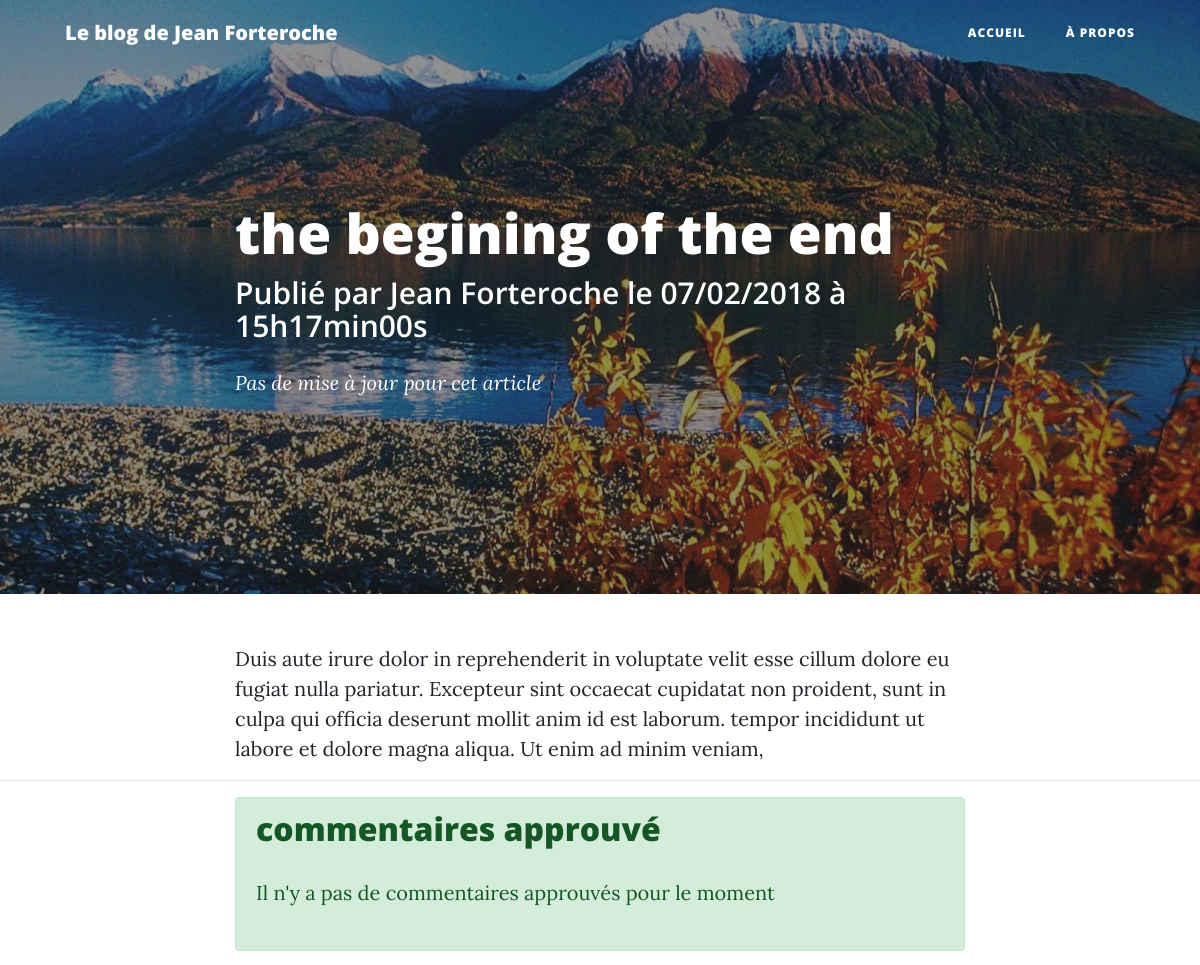
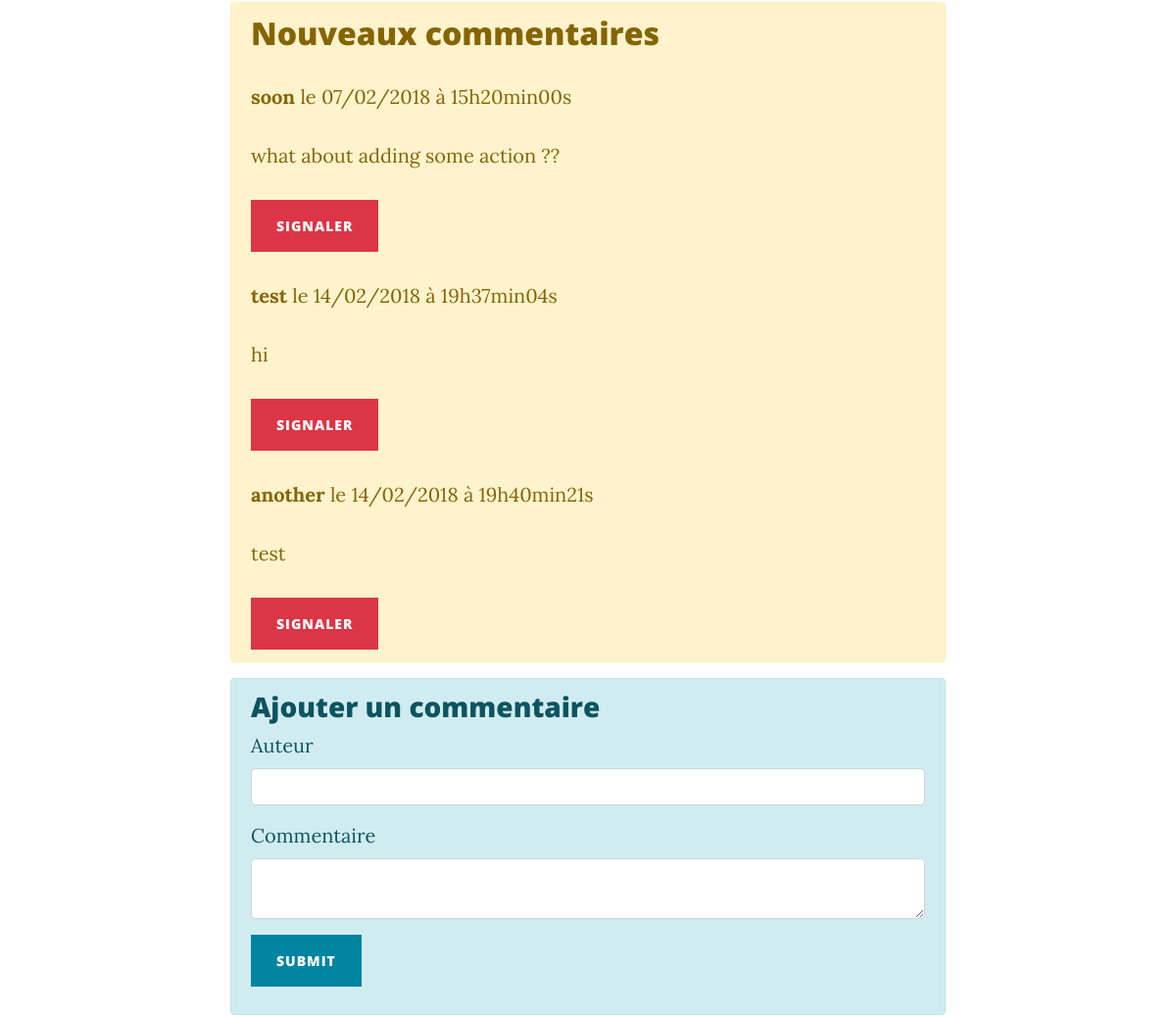
The page /index.php?action=listPosts&id=4 (upper part) on the database as committed earlier (2 pictures, top to bottom).
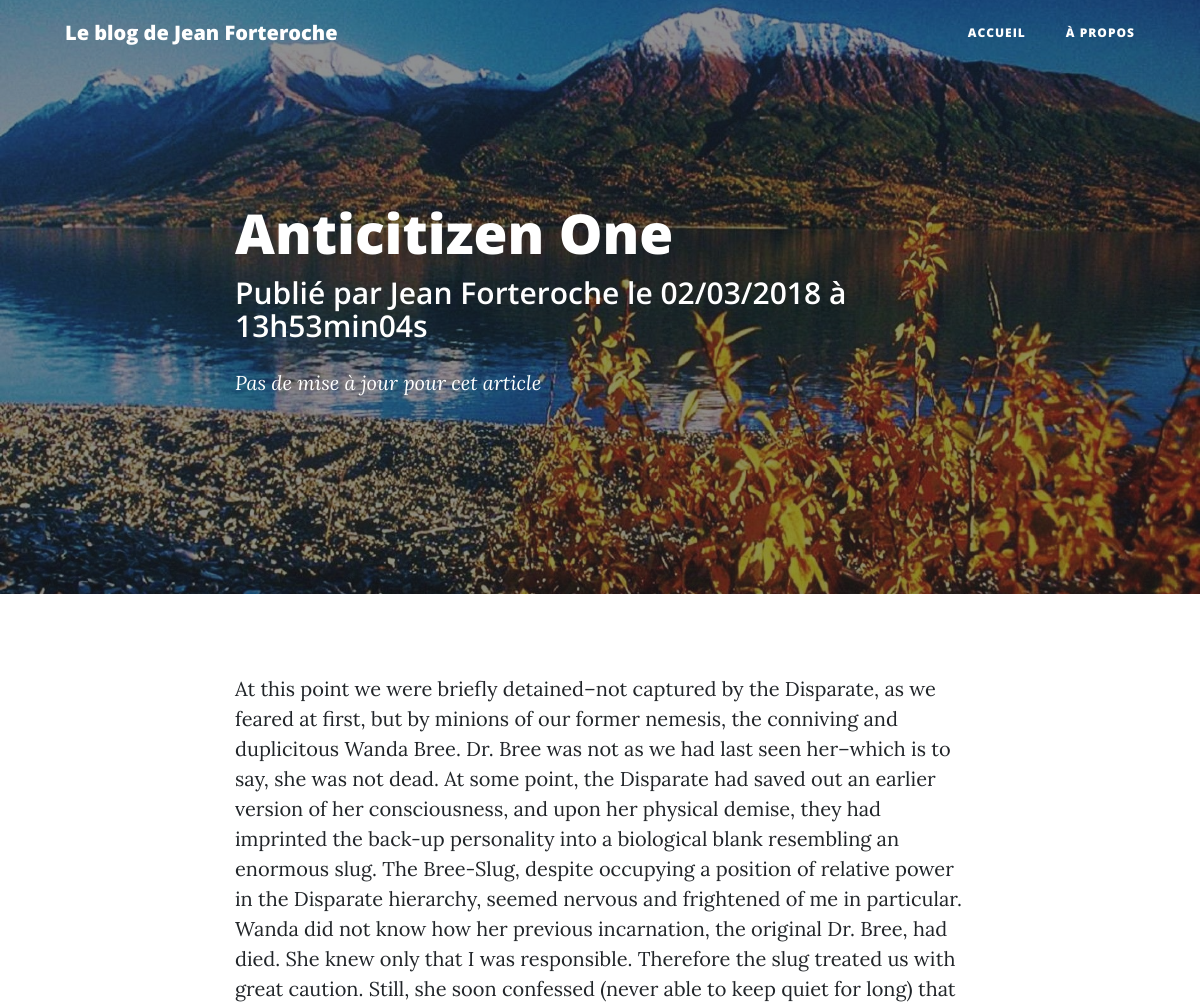
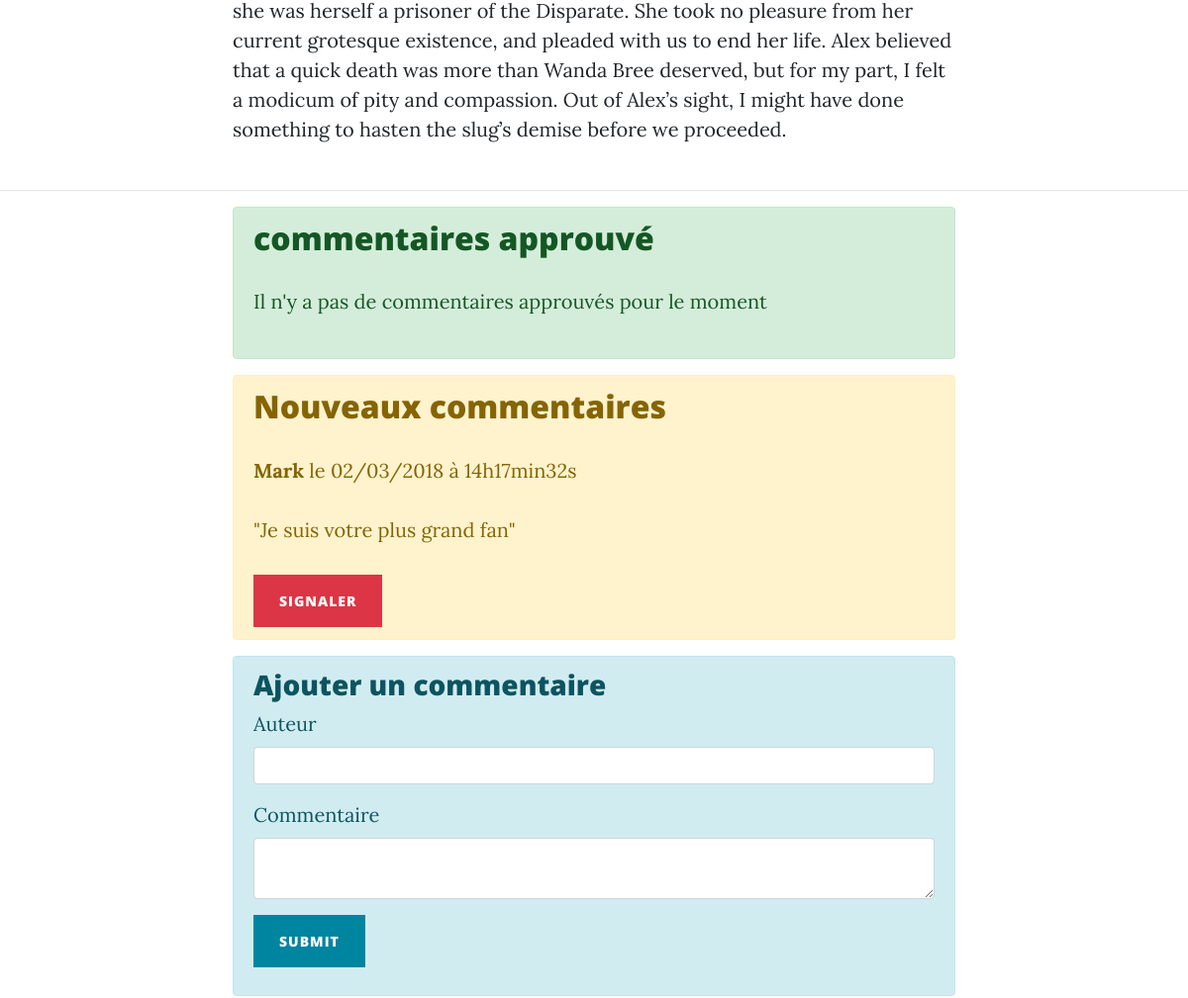
The same page on the database as committed later (2 pictures, top to bottom).
### tables this page shows
CREATE TABLE IF NOT EXISTS `chapters` (
  `id` int(11) NOT NULL AUTO_INCREMENT,
  `title` varchar(255) NOT NULL,
  `content` text NOT NULL,
  `creation_date` datetime NOT NULL,
  `edit_date` datetime DEFAULT NULL,
  PRIMARY KEY (`id`)
);

CREATE TABLE IF NOT EXISTS `comments` (
  `id` int(11) NOT NULL AUTO_INCREMENT,
  `chapter_id` int(11) NOT NULL,
  `author` varchar(255) NOT NULL,
  `comment` text NOT NULL,
  `comment_date` datetime NOT NULL,
  `report_nb` int(11) NOT NULL,
  PRIMARY KEY (`id`)
);

### model/dbManager.php (called while the page is built)
<?php
class Manager {
	protected function dbConnect()
	{
		try
		{
			$db = new PDO('mysql:host=localhost;dbname=project_8;charset=utf8', 'root', '', array(PDO::ATTR_ERRMODE => PDO::ERRMODE_EXCEPTION));
			return $db;
		}
		catch(Exception $e)
		{
		    die('Erreur : '.$e->getMessage());
		}
	}
}

### model/frontend/model.php (called while the page is built, shortened)
<?php
require_once(__DIR__ . "/../dbManager.php");
class Model extends Manager {
	private $_db;
    public function __construct()
    {
      $this->_db = $this->dbConnect();
    }
	 public function getChapter($chapterId)
	{
		$req = $this->_db->prepare('SELECT id, title, content, DATE_FORMAT(creation_date, \'%d/%m/%Y à %Hh%imin%ss\') AS creation_date_fr, DATE_FORMAT(edit_date, \'%d/%m/%Y à %Hh%imin%ss\') AS edit_date_fr FROM chapters WHERE id = ?');
		$req->execute(array($chapterId));
		return $req;
	}
	 public function getComments($chapterId)
	{
		$comments = $this->_db->prepare('SELECT id, author, comment, DATE_FORMAT(comment_date, \'%d/%m/%Y à %Hh%imin%ss\') AS comment_date_fr FROM comments WHERE chapter_id = ? ORDER BY comment_date');
		$comments->execute(array($chapterId));
		return $comments;
	}
	public function getApprovedComments($chapterId)
	{
		$approvedComments = $this->_db->prepare('SELECT author, comment, DATE_FORMAT(comment_date, \'%d/%m/%Y à %Hh%imin%ss\') AS comment_date_fr FROM approved WHERE chapter_id = ? ORDER BY comment_date');
		$approvedComments->execute(array($chapterId));
		return $approvedComments;
	}
}

### view/frontend/commentsView.php (the view, shortened to what this page needs)
    <header class="masthead" style="background-image: url('public/img/post-bg.jpg')">
      <div class="overlay"></div>
      <div class="container">
        <div class="row">
          <div class="col-lg-8 col-md-10 mx-auto">
            <div class="post-heading">
              <h1><?= $chapter['title']; ?></h1>
              <h2 class="subheading">Publié par Jean Forteroche le <?= $chapter['creation_date_fr']; ?></h2>
              <?php if ($chapter['edit_date_fr'] == NULL)
              {?>
                <span class="meta">Pas de mise à jour pour cet article</span>
              <?php
              }
              else{
              ?>
                <span class="meta">Mis à jour le <?=$chapter['edit_date_fr']; ?></span>
              <?php
              }
              ?>
            </div>
          </div>
        </div>
      </div>
    </header>
    <article>
      <div class="container">
        <div class="row">
          <div class="col-lg-8 col-md-10 mx-auto">
          <?=$chapter['content'];?>
          </div>
        </div>
      </div>
    </article>
    <hr>
    <section>
      <div class="container">
        <div class="row">
          <div class="col-lg-8 col-md-10 mx-auto">
            <div class="alert alert-success">
              <h2>commentaires approuvé</h2>
                <?php
                if ($approvedComments->rowCount() == 0) {
                ?>
                  <p>Il n'y a pas de commentaires approuvés pour le moment</p>
                <?php
                }
                ?>
            </div>
            <div class="alert alert-warning">
              <h2>Nouveaux commentaires</h2>
                <?php
                if ($comments->rowCount() == 0) {
                ?>
                  <p>Il n'y a pas de nouveaux commentaires pour le moment<p>
                <?php
                }
                else{
                  while ($comment = $comments->fetch(PDO::FETCH_ASSOC))
                  {
                  ?>
                  <p><strong><?= htmlspecialchars($comment['author']); ?></strong> le <?= $comment['comment_date_fr']; ?></p>
                  <p><?=htmlspecialchars($comment['comment']); ?></p>
                  <form action="index.php?action=report&amp;id=<?= $comment['id'] ?>&amp;chapter_id=<?= $chapter['id'] ?>" method="post">
                      <button class="btn btn-danger" name="report">signaler</button>
                  </form>
                <?php
                  }
                }
                ?>
            </div>
            <div class=" alert alert-info">
              <h3>Ajouter un commentaire</h3>
                <form action="index.php?action=addComment&amp;id=<?= $chapter['id'] ?>" method="post">
                    <div class="form-group">
                        <label for="author">Auteur</label><br />
                        <input type="text" class="form-control" id="author" name="author" required />
                    </div>
                    <div class="form-group">
                        <label for="comment">Commentaire</label><br />
                        <textarea class="form-control" id="comment" name="comment" required></textarea>
                    </div>
                    <div class="form-group">
                        <input class="btn btn-primary" type="submit" />
                    </div>
                </form>
            </div>
          </div>
        </div>
      </div>
    </section>
<?php require('template.php'); ?>

Rows that differ between the two databases and show on the page:
no longer on this page (row edited): comments: author "soon", comment_date_fr "07/02/2018 à 15h20min00s", comment "what about adding some action ??"
removed comments: author "test", comment_date_fr "14/02/2018 à 19h37min04s", comment "hi"
removed comments: author "another", comment_date_fr "14/02/2018 à 19h40min21s", comment "test"
changed chapters: title "the begining of the end" → "Anticitizen One"; content "Duis aute irure dolor in reprehenderit in voluptate velit esse cillum dolore eu fugiat nulla pariatur. Excepteur sint occaecat cupidatat non proident, sunt in culpa qui officia deserunt mollit anim id est laborum. tempor incididunt ut labore et dolore magna aliqua. Ut enim ad minim veniam," → "At this point we were briefly detained–not captured by the Disparate, as we feared at first, but by minions of our former nemesis, the conniving and duplicitous Wanda Bree. Dr. Bree was not as we had last seen her–which is to say, she was not dead. At some point, the Disparate had saved out an earlier version of her consciousness, and upon her physical demise, they had imprinted the back-up personality into a biological blank resembling an enormous slug. The Bree-Slug, despite occupying a position of relative power in the Disparate hierarchy, seemed nervous and frightened of me in particular. Wanda did not know how her previous incarnation, the original Dr. Bree, had died. She knew only…"
now on this page (row edited): comments: author "Mark", comment_date_fr "02/03/2018 à 14h17min32s", comment "\"Je suis votre plus grand fan\""
Other text that changed with them:
$chapter['creation_date_fr']: "07/02/2018 à 15h17min00s" → "02/03/2018 à 13h53min04s"
